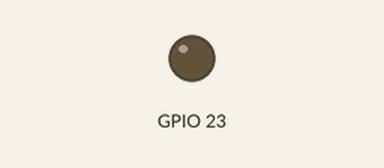
A program run on a simulated Raspberry Pi (BCM pin numbers). On the bench: output pins drawn as LEDs (lit = HIGH). Dashed ring = blinking.

Above: at 0.1 s.
At 0.45 s:
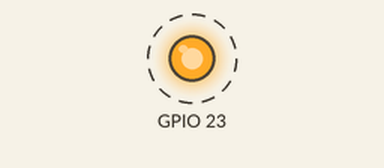
Timing chart, 0 to 3.0 s (numbered marks = the images above):
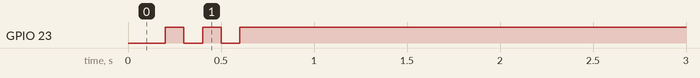

Measured:
- by itself, GPIO 23: alternates HIGH for 0.10 s and LOW for 0.10 s, 5 changes in all, then stays HIGH

The program:

status_light.py
```python
#!/usr/bin/env python3
# encoding: utf-8

"""
status_light.py

have the fron led flash
"""


__version_info__ = (0, 0, 1)
__version__ = '.'.join(map(str, __version_info__))
__author__ = "c.guenther@mac.com"


import time, sys
import config
import RPi.GPIO as GPIO

class StatusLight(object):

    """available patterns for the status light"""
    patterns = {
        'on' : (.1, [True]),
        'off' : (.1, [False]),
        'blink_fast' : (.1, [False, True]),
        'blink' : (.1, [False, False, False, True, True, True, True, True, True, True, True, True, True]),
        'blink_pauze' : (.1, [False, False, False, False, False, False, False, False, False, False, False, False, False, False, True]),
        'blink_import' : (.1, [True, True, False, False, True, False, True, False, True, False, True, False, True, False, False, True, True]),
    }

    """placeholder for pattern to tenmporarily interrupt
    status light with different pattern"""
    interrupt_pattern = [0, []]

    """continue flashing, controlled by the stop"""
    cont = True

    pin_id = None

    def __init__(self, pin_id):

        self.pin_id = pin_id

    def interrupt(self, action, repeat = 1):
        """Interupt the current status of the light with a names action

        parameters: action the name of the action
        repeat: the number of times to repeatthe interruption"""
        self.interrupt_pattern[0] = self.patterns[action][0]

        for i in range(0, repeat):
            self.interrupt_pattern[1].extend(list(self.patterns[action][1][:]))


    def start(self):
        """Perform a status light action"""
        GPIO.setmode(GPIO.BCM)

        GPIO.setup(self.pin_id, GPIO.OUT)
        self.action = 'on'

        while self.cont:

            for state in self.patterns[self.action][1]:
                # if the interrupt_pattern is not empty, prioritize it
                while len(self.interrupt_pattern[1]):
                    time.sleep(self.interrupt_pattern[0])
                    self.set_state(state = self.interrupt_pattern[1].pop(0))

                # peform the regular action when not interrupted
                time.sleep(self.patterns[self.action][0])
                self.set_state(state)

        sys.exit(0)


    def set_state(self, state):
        """Turn the light on or off"""

        if self.cont:
            GPIO.output(self.pin_id, state)

    def exit(self):
        """Set self.cont to false to break out of the loop. we can't just call exit, because
        this method is typically called from another thread, and we need to exit the status light thread"""
        self.cont = False


    def __del__(self):
        """At the very last moment, cleanup GPIO"""
        GPIO.cleanup()


if __name__ == '__main__':
    light = StatusLight(config.status_light_pin)
    light.interrupt('blink_fast', 3)
    light.start()
```

config.py
```python
#!/usr/bin/env python3
# encoding: utf-8

"""
config.py

Application configurations

db_file : the SQLite file used to store the progress
serial : settings for the serial port that the RFID reader connects to
mpd_conn : the connection details for the MPD client
gpio_pins : the ids of the GPIO input pins and their callbacks
status_light_pin : the pin used by the status light
playing : keep track of playing status. rather use this instead of calling
          status() all the time"""

import os

__version_info__ = (0, 0, 1)
__version__ = '.'.join(map(str, __version_info__))
__author__ = "c.guenther@mac.com"


db_file = "%s/%s" % (os.path.dirname(os.path.realpath(__file__)), 'state.db')
serial = { "port_name" : "/dev/ttyAMA0", "baudrate" : 9600, "string_length" : 14 }
mpd_conn = { "host" : "localhost", "port" : 6600 }
gpio_pins = [
    { 'pin_id': 9, 'callback' : 'rewind', 'bounce_time' : 2000 },
    { 'pin_id': 11, 'callback' : 'toggle_pause', 'bounce_time' : 2000 },
    { 'pin_id': 22, 'callback' : 'volume_down', 'bounce_time' : 1000 },
    { 'pin_id': 10, 'callback' : 'volume_up', 'bounce_time' : 1000 }
    #{ 'pin_id': 26, 'callback' : 'shutdown', 'bounce_time' : 1000 }
]
status_light_pin = 23
shutdown_pin = 26
abook_picture_path = '/home/pi/fairytale/bookData/Cover/'
abook_file_path = '/home/pi/fairytale/bookData/Audiobooks/'
picture_extensions = ['png', 'jpg', 'jpeg', 'gif']
audio_extensions = ['mp3', 'mp4', 'wav', 'au']
```
